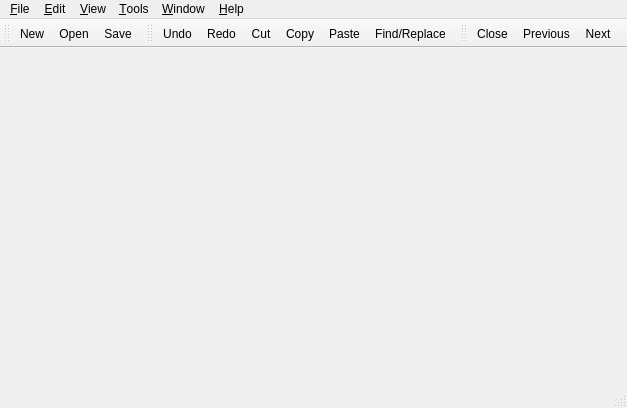
<?xml version="1.0" encoding="UTF-8"?>
<ui version="4.0">
 <class>MainWindow</class>
 <widget class="QMainWindow" name="MainWindow">
  <property name="geometry">
   <rect>
    <x>0</x>
    <y>0</y>
    <width>627</width>
    <height>408</height>
   </rect>
  </property>
  <property name="windowTitle">
   <string>MainWindow</string>
  </property>
  <widget class="QWidget" name="centralWidget"/>
  <widget class="QMenuBar" name="menuBar">
   <property name="geometry">
    <rect>
     <x>0</x>
     <y>0</y>
     <width>627</width>
     <height>23</height>
    </rect>
   </property>
   <widget class="QMenu" name="menu_File">
    <property name="title">
     <string>&amp;File</string>
    </property>
    <addaction name="action_New"/>
    <addaction name="action_Open"/>
    <addaction name="separator"/>
    <addaction name="action_Save"/>
    <addaction name="action_SaveAs"/>
    <addaction name="separator"/>
    <addaction name="action_Exit"/>
   </widget>
   <widget class="QMenu" name="menu_Edit">
    <property name="title">
     <string>&amp;Edit</string>
    </property>
    <addaction name="action_Undo"/>
    <addaction name="action_Redo"/>
    <addaction name="separator"/>
    <addaction name="action_Cut"/>
    <addaction name="action_Copy"/>
    <addaction name="action_Paste"/>
    <addaction name="separator"/>
    <addaction name="action_SelecteAll"/>
    <addaction name="separator"/>
    <addaction name="action_Find"/>
   </widget>
   <widget class="QMenu" name="menu_View">
    <property name="title">
     <string>&amp;View</string>
    </property>
   </widget>
   <widget class="QMenu" name="menu_Tools">
    <property name="title">
     <string>&amp;Tools</string>
    </property>
   </widget>
   <widget class="QMenu" name="menu_Window">
    <property name="title">
     <string>&amp;Window</string>
    </property>
    <addaction name="action_Close"/>
    <addaction name="action_Close_All"/>
    <addaction name="separator"/>
    <addaction name="action_Tile"/>
    <addaction name="action_Cascade"/>
    <addaction name="separator"/>
    <addaction name="action_Next"/>
    <addaction name="action_Previous"/>
    <addaction name="separator"/>
   </widget>
   <widget class="QMenu" name="menu_Help">
    <property name="title">
     <string>&amp;Help</string>
    </property>
    <addaction name="action_Help"/>
    <addaction name="action_About"/>
   </widget>
   <addaction name="menu_File"/>
   <addaction name="menu_Edit"/>
   <addaction name="menu_View"/>
   <addaction name="menu_Tools"/>
   <addaction name="menu_Window"/>
   <addaction name="menu_Help"/>
  </widget>
  <widget class="QToolBar" name="fileToolBar">
   <attribute name="toolBarArea">
    <enum>TopToolBarArea</enum>
   </attribute>
   <attribute name="toolBarBreak">
    <bool>false</bool>
   </attribute>
   <addaction name="action_New"/>
   <addaction name="action_Open"/>
   <addaction name="action_Save"/>
  </widget>
  <widget class="QStatusBar" name="statusBar"/>
  <widget class="QToolBar" name="editToolBar">
   <property name="windowTitle">
    <string>toolBar</string>
   </property>
   <attribute name="toolBarArea">
    <enum>TopToolBarArea</enum>
   </attribute>
   <attribute name="toolBarBreak">
    <bool>false</bool>
   </attribute>
   <addaction name="action_Undo"/>
   <addaction name="action_Redo"/>
   <addaction name="action_Cut"/>
   <addaction name="action_Copy"/>
   <addaction name="action_Paste"/>
   <addaction name="action_Find"/>
  </widget>
  <widget class="QToolBar" name="windowToolBar">
   <property name="windowTitle">
    <string>toolBar</string>
   </property>
   <attribute name="toolBarArea">
    <enum>TopToolBarArea</enum>
   </attribute>
   <attribute name="toolBarBreak">
    <bool>false</bool>
   </attribute>
   <addaction name="action_Close"/>
   <addaction name="action_Previous"/>
   <addaction name="action_Next"/>
  </widget>
  <action name="action_New">
   <property name="icon">
    <iconset resource="MaxscriptEditor.qrc">
     <normaloff>:/images/new.png</normaloff>:/images/new.png</iconset>
   </property>
   <property name="text">
    <string>&amp;New</string>
   </property>
   <property name="toolTip">
    <string>Create a new file</string>
   </property>
  </action>
  <action name="action_Open">
   <property name="icon">
    <iconset resource="MaxscriptEditor.qrc">
     <normaloff>:/images/open.png</normaloff>:/images/open.png</iconset>
   </property>
   <property name="text">
    <string>&amp;Open...</string>
   </property>
   <property name="toolTip">
    <string>Open an existing file</string>
   </property>
  </action>
  <action name="action_Save">
   <property name="icon">
    <iconset resource="MaxscriptEditor.qrc">
     <normaloff>:/images/save.png</normaloff>:/images/save.png</iconset>
   </property>
   <property name="text">
    <string>&amp;Save...</string>
   </property>
   <property name="toolTip">
    <string>Save the document to disk</string>
   </property>
  </action>
  <action name="action_SaveAs">
   <property name="text">
    <string>&amp;Save as...</string>
   </property>
   <property name="toolTip">
    <string>Save the document under a new name</string>
   </property>
  </action>
  <action name="action_Exit">
   <property name="icon">
    <iconset resource="MaxscriptEditor.qrc">
     <normaloff>:/images/exit.png</normaloff>:/images/exit.png</iconset>
   </property>
   <property name="text">
    <string>&amp;Exit</string>
   </property>
   <property name="toolTip">
    <string>Exit the application</string>
   </property>
  </action>
  <action name="action_Undo">
   <property name="icon">
    <iconset resource="MaxscriptEditor.qrc">
     <normaloff>:/images/undo.png</normaloff>:/images/undo.png</iconset>
   </property>
   <property name="text">
    <string>&amp;Undo</string>
   </property>
  </action>
  <action name="action_Redo">
   <property name="icon">
    <iconset resource="MaxscriptEditor.qrc">
     <normaloff>:/images/redo.png</normaloff>:/images/redo.png</iconset>
   </property>
   <property name="text">
    <string>&amp;Redo</string>
   </property>
  </action>
  <action name="action_Cut">
   <property name="icon">
    <iconset resource="MaxscriptEditor.qrc">
     <normaloff>:/images/cut.png</normaloff>:/images/cut.png</iconset>
   </property>
   <property name="text">
    <string>&amp;Cut</string>
   </property>
   <property name="toolTip">
    <string>Cut the current selection's contents to the clipboard</string>
   </property>
  </action>
  <action name="action_Copy">
   <property name="icon">
    <iconset resource="MaxscriptEditor.qrc">
     <normaloff>:/images/copy.png</normaloff>:/images/copy.png</iconset>
   </property>
   <property name="text">
    <string>&amp;Copy</string>
   </property>
   <property name="toolTip">
    <string>Copy the current selection's contents to the clipboard</string>
   </property>
  </action>
  <action name="action_Paste">
   <property name="icon">
    <iconset resource="MaxscriptEditor.qrc">
     <normaloff>:/images/paste.png</normaloff>:/images/paste.png</iconset>
   </property>
   <property name="text">
    <string>&amp;Paste</string>
   </property>
   <property name="toolTip">
    <string>Paste the clipboard's contents into the current selection</string>
   </property>
  </action>
  <action name="action_SelecteAll">
   <property name="text">
    <string>&amp;Select All</string>
   </property>
  </action>
  <action name="action_Find">
   <property name="icon">
    <iconset resource="MaxscriptEditor.qrc">
     <normaloff>:/images/find_normal.png</normaloff>:/images/find_normal.png</iconset>
   </property>
   <property name="text">
    <string>&amp;Find/Replace</string>
   </property>
  </action>
  <action name="action_Close">
   <property name="icon">
    <iconset resource="MaxscriptEditor.qrc">
     <normaloff>:/images/delete.png</normaloff>:/images/delete.png</iconset>
   </property>
   <property name="text">
    <string>Cl&amp;ose</string>
   </property>
   <property name="toolTip">
    <string>Close the active window</string>
   </property>
  </action>
  <action name="action_Close_All">
   <property name="text">
    <string>Close &amp;All</string>
   </property>
  </action>
  <action name="action_Tile">
   <property name="text">
    <string>&amp;Tile</string>
   </property>
  </action>
  <action name="action_Cascade">
   <property name="text">
    <string>&amp;Cascade</string>
   </property>
  </action>
  <action name="action_Next">
   <property name="icon">
    <iconset resource="MaxscriptEditor.qrc">
     <normaloff>:/images/go-next-view.png</normaloff>:/images/go-next-view.png</iconset>
   </property>
   <property name="text">
    <string>Next</string>
   </property>
   <property name="toolTip">
    <string>Next window</string>
   </property>
  </action>
  <action name="action_Previous">
   <property name="icon">
    <iconset resource="MaxscriptEditor.qrc">
     <normaloff>:/images/go-previous-view.png</normaloff>:/images/go-previous-view.png</iconset>
   </property>
   <property name="text">
    <string>&amp;Previous</string>
   </property>
   <property name="toolTip">
    <string>Previous window</string>
   </property>
  </action>
  <action name="action_Help">
   <property name="icon">
    <iconset resource="MaxscriptEditor.qrc">
     <normaloff>:/images/help-browser.png</normaloff>:/images/help-browser.png</iconset>
   </property>
   <property name="text">
    <string>&amp;Help</string>
   </property>
   <property name="toolTip">
    <string>Show the Maxscript Editor's Help document</string>
   </property>
  </action>
  <action name="action_About">
   <property name="text">
    <string>&amp;About</string>
   </property>
   <property name="toolTip">
    <string>Show the Maxscript Editor's About box</string>
   </property>
  </action>
 </widget>
 <layoutdefault spacing="6" margin="11"/>
 <resources>
  <include location="MaxscriptEditor.qrc"/>
 </resources>
 <connections/>
</ui>
